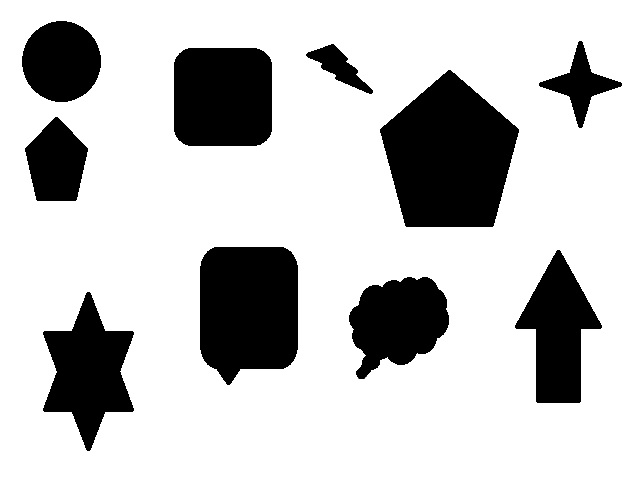
#> input picture images/variosobjetos.jpg, 640 x 480 px, found by its file name
$ python questao43.py
#> lines starting #> are read from the running program, lines starting #| are printed output that depends on the picture; after the words box and inside, x2 and y2 are one past the last pixel; in counts of white or black regions, pixels touching at a corner belong together
import cv2

image = cv2.imread('C:/Users/User/Desktop/GIT/LapiscoComputerVisionPython/images/variosobjetos.jpg')
#> image is the input picture: shape (480, 640, 3); min 0, max 255, mean 196.7

grayscale_image = cv2.cvtColor(image, cv2.COLOR_BGR2GRAY)

canny_image = cv2.Canny(grayscale_image, 80, 180)
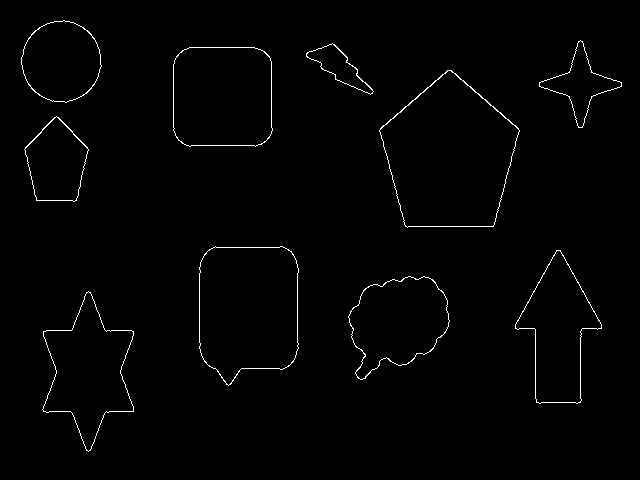
#> canny_image: shape (480, 640); 1.1% white in thin lines or dots, all inside (x1, y1, x2, y2) = (21, 20, 622, 452)

params = cv2.SimpleBlobDetector_Params()

params.filterByArea = True
params.minArea = 20
params.maxArea = 40000

params.filterByCircularity = False
params.minCircularity = 0.1

params.filterByConvexity = False
params.minConvexity = 0.87

params.filterByInertia = False
params.minInertiaRatio = 0.8
params.minDistBetweenBlobs = 20

detector = cv2.SimpleBlobDetector_create(params)

blobs = detector.detect(canny_image)
#> blobs = 10 keypoints; (x, y, size): (449, 156, 139.7), (248, 309, 124.8), (222, 96, 107.1), (88, 371, 102.8), (398, 321, 93.5), (558, 332, 91.9), (61, 61, 79.6), (56, 162, 67.7), (580, 84, 55.7), (338, 66, 44.7)

print(len(blobs))
#| 10

rows, cols = image.shape[:2]
#> rows = 480; cols = 640

for k in blobs:
    x_up_left = int(k.pt[0] - k.size)
    y_up_left = int(k.pt[1] - k.size)

    x_bottom_right = int(k.pt[0] + k.size)
    y_bottom_right = int(k.pt[1] + k.size)

    if x_up_left < 0:
        x_up_left = 0
    if y_up_left < 0:
        y_up_left = 0

    if x_bottom_right > cols:
        x_bottom_right = cols
    if y_bottom_right > rows:
        y_bottom_right = rows

    cv2.rectangle(image, (x_up_left + 15, y_up_left + 15), (x_bottom_right - 15, y_bottom_right - 15), (255, 0, 0), 2)
#> this loop made 10 passes
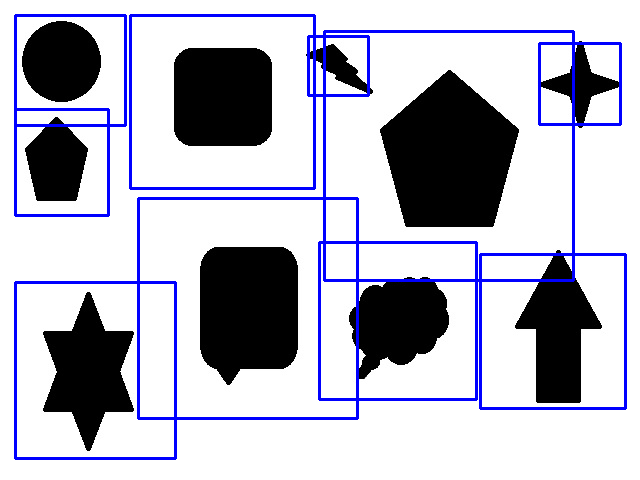
#> image: shape (480, 640, 3); 5.67% of pixels changed, all inside (x1, y1, x2, y2) = (14, 14, 627, 460)

cv2.imshow('Result', image)

cv2.imshow('Input grayscale image', grayscale_image)
cv2.waitKey(0)

$ run again, with images/1_5.jpg copied over images/variosobjetos.jpg
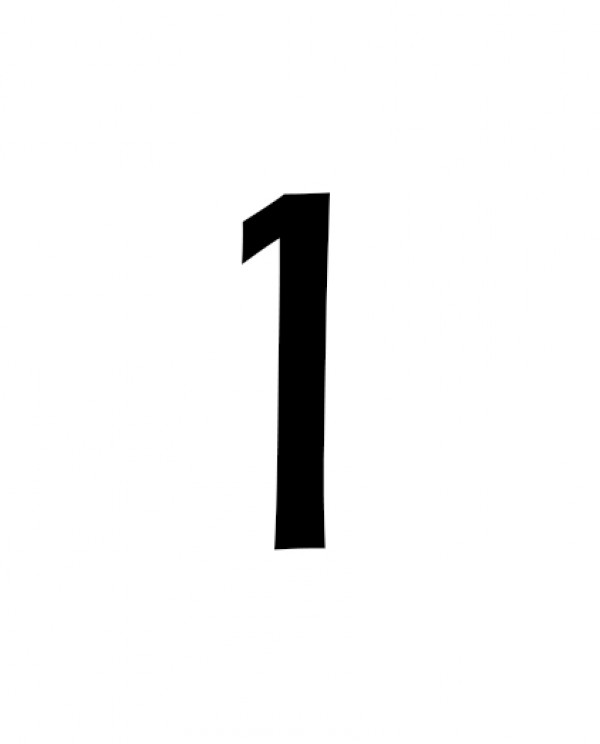
#> input picture images/1_5.jpg, 600 x 744 px, found by its file name
#> image is the input picture: shape (744, 600, 3); min 0, max 255, mean 244.5
#> `canny_image = cv2.Canny(grayscale_image, 80, 180)`:
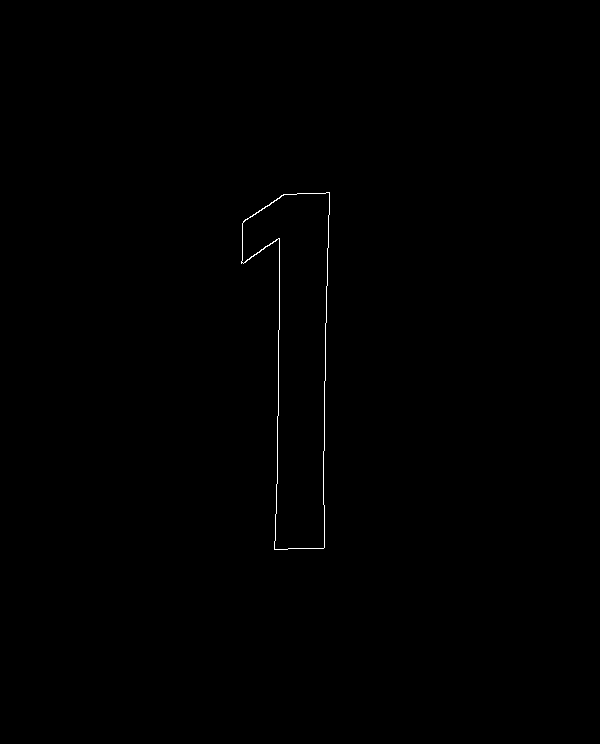
#> canny_image: shape (744, 600); 0.21% white in thin lines or dots, all inside (x1, y1, x2, y2) = (241, 192, 330, 550)
#> blobs = 1 keypoints; (x, y, size): (298, 359, 222.8)
#| 1
#> the loop `for k in blobs:` made 1 pass
#> after the loop `for k in blobs:`:
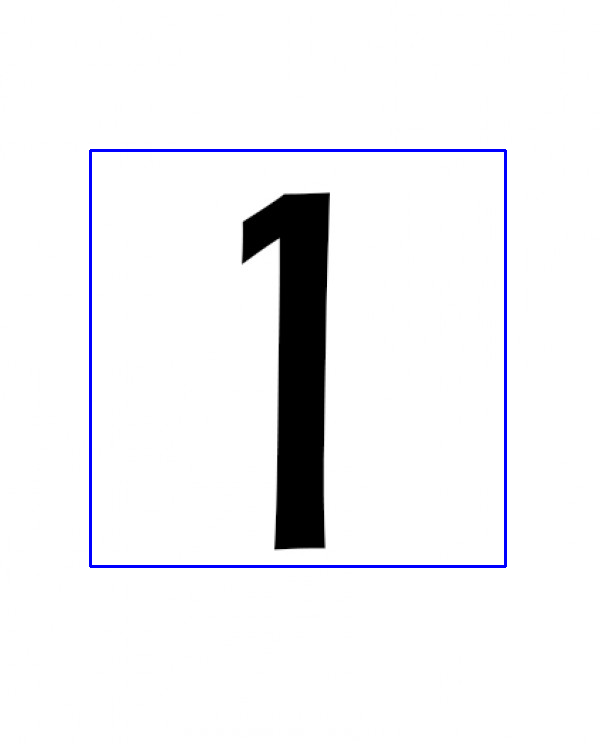
#> image: shape (744, 600, 3); 1.12% of pixels changed, all inside (x1, y1, x2, y2) = (89, 149, 507, 568)
